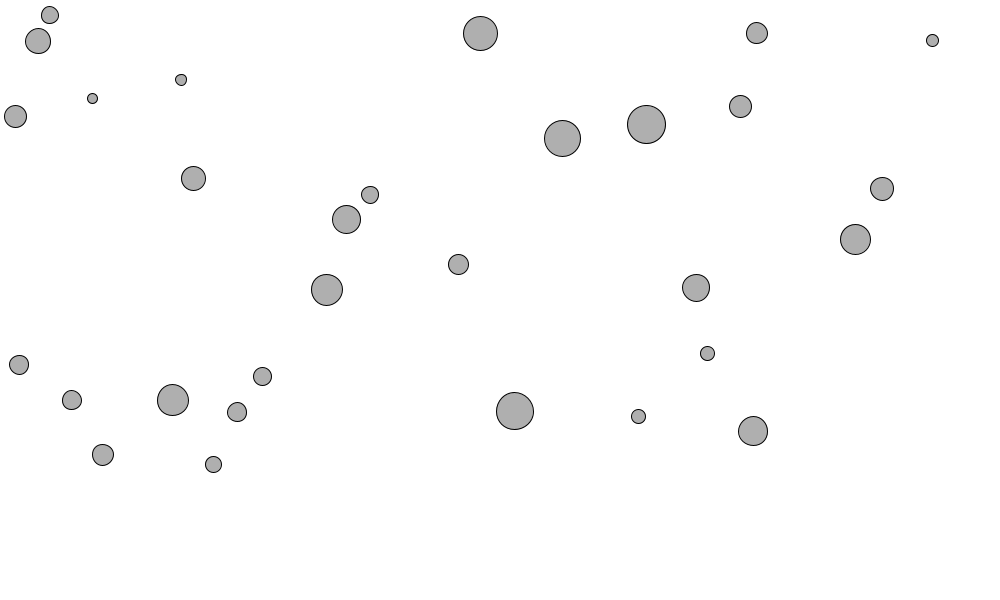
Frame 1 (no input)
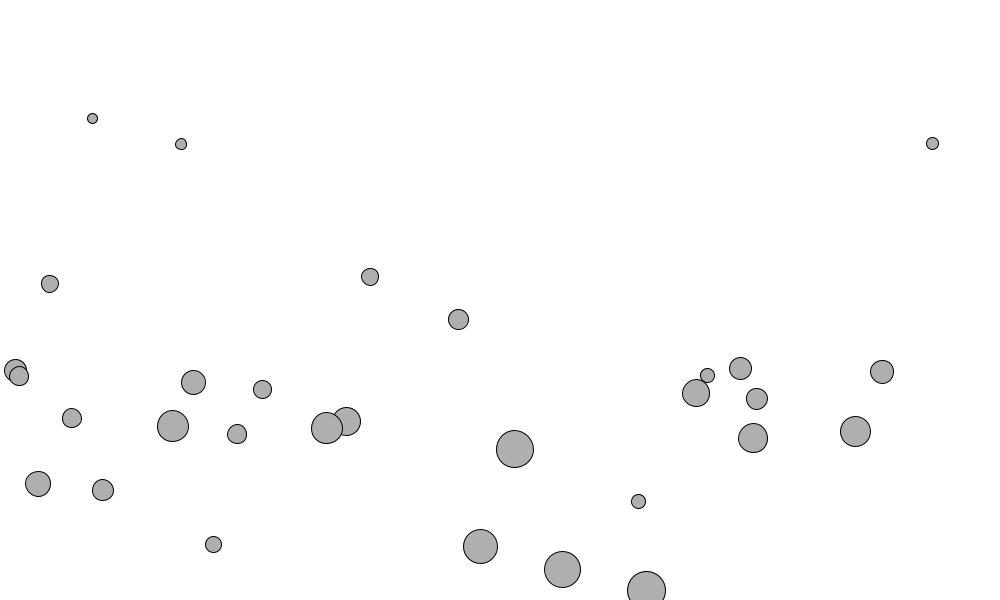
Frame 60 (the mouse pressed at the canvas centre just before this capture)
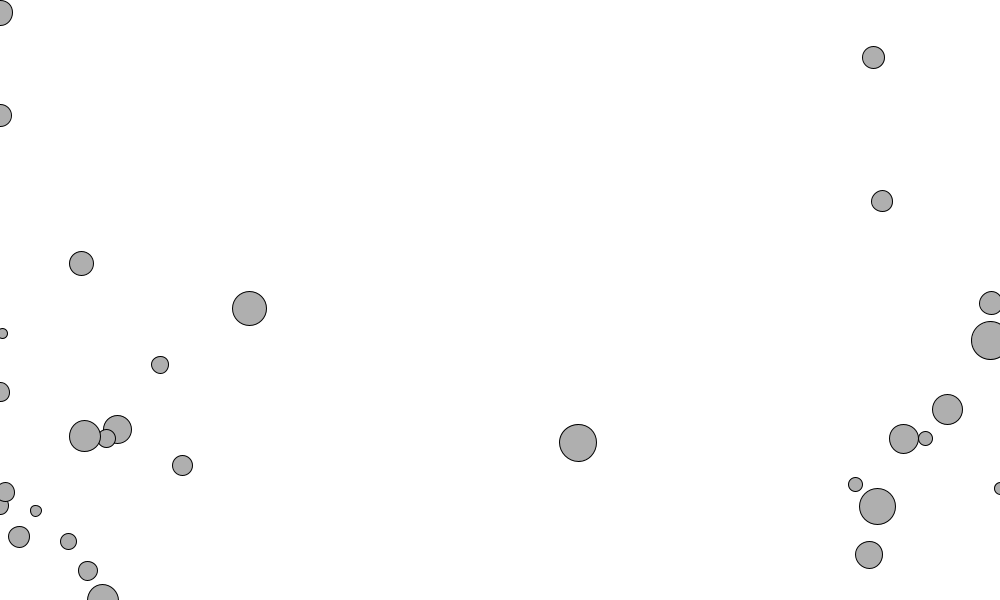
Frame 120 (the mouse held since frame 60 and released just before this capture)

The Processing sketch that drew these frames (run headless with seeded random() and noise(); from frame 60 on, the mouse is pressed at the canvas centre):

// Processing sketch: forces
// ── forces.pde
/**
 * A simulation of multiple moving actors under the influence of various
 * forces, including an imaginary force exerted by a pressed mouse.
 */

/**
 * A moving actor that exhibits acceleration. Rebounds vertically with no loss
 * of speed, but at some loss horizontally.
 */
class Mover {
	PVector location, velocity, acceleration;
	float mass;
	int size;

	Mover(float x, float y){
		location = new PVector(x, y);
		velocity = new PVector(0, 0);
		acceleration = new PVector(0, 0);
		mass = random(10, 40);
		size = (int)mass;
	}

	void move(){
		velocity.add(acceleration);
		location.add(velocity);

		if(location.x < 0){
			location.x = 0;
			velocity.x *= -0.7;
		}
		else if(location.x > width){
			location.x = width;
			velocity.x *= -0.7;
		}

		if(location.y < 0){
			location.y = 0;
			velocity.y *= -1;
		}
		else if(location.y > height){
			location.y = height;
			velocity.y *= -1;
		}
	}

	void display(){
		stroke(0);
		fill(175);
		ellipse(location.x, location.y, size, size);
	}

	void applyForce(PVector force){
		acceleration.add(PVector.div(force, mass));
	}
}

PVector[] forces;
Mover[] movers;

final int numMovers = 30;

void setup(){
	size(1000, 600);
	forces = new PVector[] {
		new PVector(0, 9.81)
	};
	movers = new Mover[numMovers];
	for(int ind = 0; ind < movers.length; ind++){
		movers[ind] = new Mover(random(width), random(height * 0.8));
	}
}

/**
 * Moves each `Mover` in `movers`, first subjecting it to each force in
 * `forces` and the force exerted by a pressed mouse.
 */
void draw(){
	background(255);
	for(int movInd = 0; movInd < movers.length; movInd++){
		Mover mover = movers[movInd];
		for(int forceInd = 0; forceInd < forces.length; forceInd++){
			mover.applyForce(forces[forceInd]);
		}

		if(mousePressed){
			PVector mouse = new PVector(mouseX, mouseY);
			PVector windForce = PVector.sub(mover.location, mouse);
			windForce.normalize();
			windForce.mult(10);
			mover.applyForce(windForce);
		}

		mover.move();
		mover.display();
		mover.acceleration.mult(0);
	}
}
